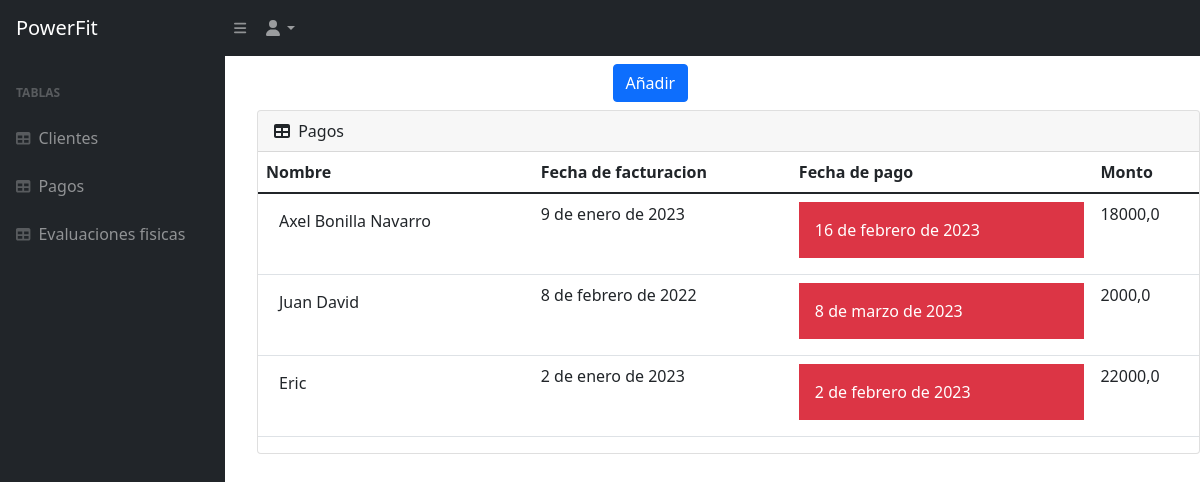
Before: /payments_list/ (signed in) with the older database file.
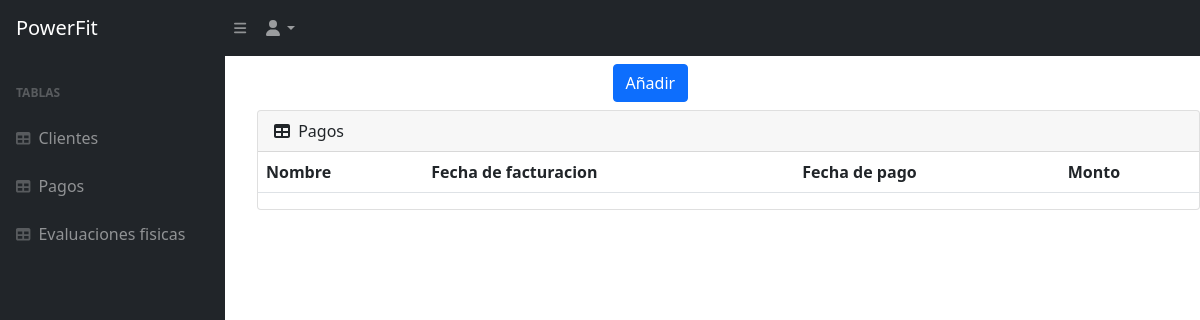
After: the same page with the newer database file.
### HealthQuest/models.py (models this page shows, shortened)
class payments (models.Model):
    client = models.OneToOneField(HealthQuests, on_delete=models.CASCADE, null=True, blank=True, verbose_name= 'Cliente')
    date = models.DateField(default=datetime.date.today, verbose_name= 'Fecha de facturación')
    payment_date = models.DateField(default=datetime.date.today, verbose_name= 'Fecha de pago')
    amount = models.FloatField(verbose_name='Monto de pago', default=0)
    def payment_red (self):
        return date.today()

class HealthQuests (models.Model):
    name = models.CharField(max_length=100, verbose_name= 'Nombre')
    identification = models.IntegerField(verbose_name= 'Número de cedula', blank=True, null=True, unique=True)
    Date_of_birth = models.DateField(default=datetime.date.today, verbose_name= 'Fecha de nacimiento')
    address = models.CharField(max_length=100, blank=True, null=True)
    phone_number = models.IntegerField(verbose_name= 'Número telefonico')
    emergency_contact = models.CharField(max_length=100, verbose_name= 'Contacto de emergencia', null=True, blank=True)
    emergency_number = models.IntegerField(verbose_name= 'Número de emergencia', null=True, blank=True)
    heart_problems = models.CharField(max_length=100, default='Ninguno', verbose_name='Problemas cardiacos')
    allergies = models.CharField(max_length=100, default='Ninguno', verbose_name='Alergias')
    ailments = models.ManyToManyField(Ailments, verbose_name='Padecimientos', blank=True)
    joint_problems = models.ManyToManyField(Joint_problems, verbose_name='Problemas articulares', blank=True)
    specify = models.CharField(max_length=200, default='Ninguno', verbose_name='Especifique')
    vision_difficulties = models.CharField(max_length=100, default='Ninguno', verbose_name='Dificultades de la vista')
    operations_surgeries = models.CharField(max_length=100, default='Ninguna', verbose_name='Operaciones o cirugias')
    skin_problems = models.CharField(max_length=100, default='Ninguno', verbose_name='Problemas en la piel')
    def __str__(self):
        return self.name

### HealthQuest/views.py (the view)
# urls.py: path('payments_list/', payments_list.as_view(), name='payments'),
class payments_list(LoginRequiredMixin, ListView):
    model = payments
    login_url = 'login'
    def get_context_data(self, **kwargs):
        context = super().get_context_data(**kwargs)
        context['now'] = timezone.now()
        return context

### templates/HealthQuest/payments_list.html (shortened to what this page needs)
{% extends 'HealthQuest/index.html' %}
{% block content %}
<head>
</head>
<body>
<div class="mx-auto" style="width: 200px;">
        <a class="btn btn-primary" href="payments.html" role="button">Añadir</a>
</div>
<ul>
<div class="card mb-4">
    <div class="card-header">
        <i class="fas fa-table me-1"></i>
        Pagos
    </div>
    <div class="table-responsive">
        <table id="datatablesSimple" class="table">
            <thead>
                <tr>
                    <th scope="col">Nombre</th>
                    <th scope="col">Fecha de facturacion</th>
                    <th scope="col">Fecha de pago</th>
                    <th scope="col">Monto</th>
                </tr>
            </thead>
            <tbody>
                {% for obj in object_list %}
                <tr>
                    <td><a href="update_payments/{{ obj.id }}" class="btn">{{ obj.client }}</a></td>
                    <td>{{ obj.date }}</td>
                    <td>
                    {% if obj.payment_date <= obj.payment_red %}
                        <div class="p-3 mb-2 bg-danger text-white">{{ obj.payment_date }}</div>
                    {% elif obj.payment_yellow <= 7 %}
                        <div class="p-3 mb-2 bg-warning text-white">{{ obj.payment_date }}</div>
                    {% else %}
                        {{ obj.payment_date }}
                    {% endif %}
                    </td>
                    <td>{{ obj.amount }}</td>
                </tr>
            {% endfor %}
            </tbody>
        </table>
    </div>
</div>
</ul>
</body>
{% endblock %}

### templates/HealthQuest/index.html (shortened to what this page needs)
{% load static %}
<!DOCTYPE html>
<html lang="en">
    <head>
        <link href="https://cdn.jsdelivr.net/npm/simple-datatables@latest/dist/style.css" rel="stylesheet" />
        <link href="{% static 'css/styles.css' %}" rel="stylesheet" />
    </head>
    <body class="sb-nav-fixed">
        <nav class="sb-topnav navbar navbar-expand navbar-dark bg-dark">
            <a class="navbar-brand ps-3" href="/">PowerFit</a>
            <button class="btn btn-link btn-sm order-1 order-lg-0 me-4 me-lg-0" id="sidebarToggle" href="#!"><i class="fas fa-bars"></i></button>
            <ul class="navbar-nav ms-auto ms-md-0 me-3 me-lg-4">
                <li class="nav-item dropdown">
                    <a class="nav-link dropdown-toggle" id="navbarDropdown" href="#" role="button" data-bs-toggle="dropdown" aria-expanded="false"><i class="fas fa-user fa-fw"></i></a>
                </li>
            </ul>
        </nav>
        <div id="layoutSidenav">
            <div id="layoutSidenav_nav">
                <nav class="sb-sidenav accordion sb-sidenav-dark" id="sidenavAccordion">
                    <div class="sb-sidenav-menu">
                        <div class="nav">
                            <div class="sb-sidenav-menu-heading">Tablas</div>
                            <a class="nav-link" href="/users">
                                <div class="sb-nav-link-icon"><i class="fas fa-table"></i></div>
                                Clientes
                            </a>
                            <a class="nav-link" href="/payments_list">
                                <div class="sb-nav-link-icon"><i class="fas fa-table"></i></div>
                                Pagos
                            </a>
                            <a class="nav-link" href="/evaluaciones_fisicas">
                                <div class="sb-nav-link-icon"><i class="fas fa-table"></i></div>
                                Evaluaciones fisicas
                            </a>
                        </div>
                    </div>
                </nav>
            </div>
            <div id="layoutSidenav_content">
                <main>
                    {% block content %}{% endblock %}
                </main>
            </div>
        </div>
    </body>
</html>

Changed rows visible on the page:
removed payments: client "Axel Bonilla Navarro", date "9 de enero de 2023", payment_date "16 de febrero de 2023", amount "18000,0"
removed payments: client "Juan David", date "8 de febrero de 2022", payment_date "8 de marzo de 2023", amount "2000,0"
removed payments: client "Eric", date "2 de enero de 2023", payment_date "2 de febrero de 2023", amount "22000,0"
